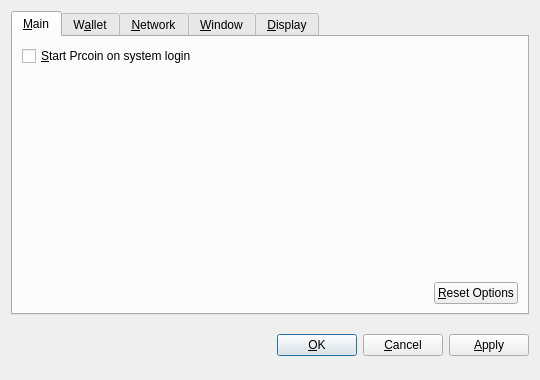
<?xml version="1.0" encoding="UTF-8"?>
<ui version="4.0">
 <class>OptionsDialog</class>
 <widget class="QDialog" name="OptionsDialog">
  <property name="geometry">
   <rect>
    <x>0</x>
    <y>0</y>
    <width>540</width>
    <height>380</height>
   </rect>
  </property>
  <property name="windowTitle">
   <string>Options</string>
  </property>
  <property name="modal">
   <bool>true</bool>
  </property>
  <layout class="QVBoxLayout" name="verticalLayout">
   <item>
    <widget class="QTabWidget" name="tabWidget">
     <property name="tabPosition">
      <enum>QTabWidget::North</enum>
     </property>
     <property name="currentIndex">
      <number>0</number>
     </property>
     <widget class="QWidget" name="tabMain">
      <attribute name="title">
       <string>&amp;Main</string>
      </attribute>
      <layout class="QVBoxLayout" name="verticalLayout_Main">
       <item>
        <widget class="QCheckBox" name="bitcoinAtStartup">
         <property name="toolTip">
          <string>Automatically start Prcoin after logging in to the system.</string>
         </property>
         <property name="text">
          <string>&amp;Start Prcoin on system login</string>
         </property>
        </widget>
       </item>
       <item>
        <spacer name="verticalSpacer_Main">
         <property name="orientation">
          <enum>Qt::Vertical</enum>
         </property>
         <property name="sizeHint" stdset="0">
          <size>
           <width>20</width>
           <height>40</height>
          </size>
         </property>
        </spacer>
       </item>
       <item>
        <layout class="QHBoxLayout" name="horizontalLayout_2_Main">
         <item>
          <spacer name="horizontalSpacer_2_Main">
           <property name="orientation">
            <enum>Qt::Horizontal</enum>
           </property>
           <property name="sizeHint" stdset="0">
            <size>
             <width>40</width>
             <height>20</height>
            </size>
           </property>
          </spacer>
         </item>
         <item>
          <widget class="QPushButton" name="resetButton">
           <property name="toolTip">
            <string>Reset all client options to default.</string>
           </property>
           <property name="text">
            <string>&amp;Reset Options</string>
           </property>
           <property name="autoDefault">
            <bool>false</bool>
           </property>
          </widget>
         </item>
        </layout>
       </item>
      </layout>
     </widget>
     <widget class="QWidget" name="tabWallet">
      <attribute name="title">
       <string>W&amp;allet</string>
      </attribute>
      <layout class="QVBoxLayout" name="verticalLayout_Network">
       <item>
        <widget class="QLabel" name="transactionFeeInfoLabel">
         <property name="text">
          <string>Optional transaction fee per kB that helps make sure your transactions are processed quickly. Most transactions are 1 kB.</string>
         </property>
         <property name="textFormat">
          <enum>Qt::PlainText</enum>
         </property>
         <property name="wordWrap">
          <bool>true</bool>
         </property>
        </widget>
       </item>
       <item>
        <layout class="QHBoxLayout" name="horizontalLayout_1_Main">
         <item>
          <widget class="QLabel" name="transactionFeeLabel">
           <property name="text">
            <string>Pay transaction &amp;fee</string>
           </property>
           <property name="textFormat">
            <enum>Qt::PlainText</enum>
           </property>
           <property name="buddy">
            <cstring>transactionFee</cstring>
           </property>
          </widget>
         </item>
         <item>
          <widget class="BitcoinAmountField" name="transactionFee"/>
         </item>
         <item>
          <spacer name="horizontalSpacer_1_Main">
           <property name="orientation">
            <enum>Qt::Horizontal</enum>
           </property>
           <property name="sizeHint" stdset="0">
            <size>
             <width>40</width>
             <height>20</height>
            </size>
           </property>
          </spacer>
         </item>
        </layout>
       </item>
       <item>
        <widget class="QLabel" name="label">
         <property name="text">
          <string>If you disable the spending of unconfirmed change, the change from a transaction cannot be used until that transaction has at least one confirmation. This also affects how your balance is computed.</string>
         </property>
         <property name="wordWrap">
          <bool>true</bool>
         </property>
        </widget>
       </item>
       <item>
        <widget class="QCheckBox" name="spendZeroConfChange">
         <property name="text">
          <string>Spend unconfirmed change  (experts only)</string>
         </property>
        </widget>
       </item>
       <item>
        <spacer name="verticalSpacer">
         <property name="orientation">
          <enum>Qt::Vertical</enum>
         </property>
         <property name="sizeHint" stdset="0">
          <size>
           <width>20</width>
           <height>40</height>
          </size>
         </property>
        </spacer>
       </item>
      </layout>
     </widget>
     <widget class="QWidget" name="tabNetwork">
      <attribute name="title">
       <string>&amp;Network</string>
      </attribute>
      <layout class="QVBoxLayout" name="verticalLayout_Network">
       <item>
        <widget class="QCheckBox" name="mapPortUpnp">
         <property name="toolTip">
          <string>Automatically open the Prcoin client port on the router. This only works when your router supports UPnP and it is enabled.</string>
         </property>
         <property name="text">
          <string>Map port using &amp;UPnP</string>
         </property>
        </widget>
       </item>
       <item>
        <widget class="QCheckBox" name="connectSocks">
         <property name="toolTip">
          <string>Connect to the Prcoin network through a SOCKS proxy (e.g. when connecting through Tor).</string>
         </property>
         <property name="text">
          <string>&amp;Connect through SOCKS proxy:</string>
         </property>
        </widget>
       </item>
       <item>
        <layout class="QHBoxLayout" name="horizontalLayout_Network">
         <item>
          <widget class="QLabel" name="proxyIpLabel">
           <property name="text">
            <string>Proxy &amp;IP:</string>
           </property>
           <property name="textFormat">
            <enum>Qt::PlainText</enum>
           </property>
           <property name="buddy">
            <cstring>proxyIp</cstring>
           </property>
          </widget>
         </item>
         <item>
          <widget class="QValidatedLineEdit" name="proxyIp">
           <property name="maximumSize">
            <size>
             <width>140</width>
             <height>16777215</height>
            </size>
           </property>
           <property name="toolTip">
            <string>IP address of the proxy (e.g. 127.0.0.1)</string>
           </property>
          </widget>
         </item>
         <item>
          <widget class="QLabel" name="proxyPortLabel">
           <property name="text">
            <string>&amp;Port:</string>
           </property>
           <property name="textFormat">
            <enum>Qt::PlainText</enum>
           </property>
           <property name="buddy">
            <cstring>proxyPort</cstring>
           </property>
          </widget>
         </item>
         <item>
          <widget class="QLineEdit" name="proxyPort">
           <property name="maximumSize">
            <size>
             <width>55</width>
             <height>16777215</height>
            </size>
           </property>
           <property name="toolTip">
            <string>Port of the proxy (e.g. 9050)</string>
           </property>
          </widget>
         </item>
         <item>
          <widget class="QLabel" name="socksVersionLabel">
           <property name="text">
            <string>SOCKS &amp;Version:</string>
           </property>
           <property name="textFormat">
            <enum>Qt::PlainText</enum>
           </property>
           <property name="buddy">
            <cstring>socksVersion</cstring>
           </property>
          </widget>
         </item>
         <item>
          <widget class="QValueComboBox" name="socksVersion">
           <property name="toolTip">
            <string>SOCKS version of the proxy (e.g. 5)</string>
           </property>
          </widget>
         </item>
         <item>
          <spacer name="horizontalSpacer_Network">
           <property name="orientation">
            <enum>Qt::Horizontal</enum>
           </property>
           <property name="sizeHint" stdset="0">
            <size>
             <width>40</width>
             <height>20</height>
            </size>
           </property>
          </spacer>
         </item>
        </layout>
       </item>
       <item>
        <spacer name="verticalSpacer_Network">
         <property name="orientation">
          <enum>Qt::Vertical</enum>
         </property>
         <property name="sizeHint" stdset="0">
          <size>
           <width>20</width>
           <height>40</height>
          </size>
         </property>
        </spacer>
       </item>
      </layout>
     </widget>
     <widget class="QWidget" name="tabWindow">
      <attribute name="title">
       <string>&amp;Window</string>
      </attribute>
      <layout class="QVBoxLayout" name="verticalLayout_Window">
       <item>
        <widget class="QCheckBox" name="minimizeToTray">
         <property name="toolTip">
          <string>Show only a tray icon after minimizing the window.</string>
         </property>
         <property name="text">
          <string>&amp;Minimize to the tray instead of the taskbar</string>
         </property>
        </widget>
       </item>
       <item>
        <widget class="QCheckBox" name="minimizeOnClose">
         <property name="toolTip">
          <string>Minimize instead of exit the application when the window is closed. When this option is enabled, the application will be closed only after selecting Quit in the menu.</string>
         </property>
         <property name="text">
          <string>M&amp;inimize on close</string>
         </property>
        </widget>
       </item>
       <item>
        <spacer name="verticalSpacer_Window">
         <property name="orientation">
          <enum>Qt::Vertical</enum>
         </property>
         <property name="sizeHint" stdset="0">
          <size>
           <width>20</width>
           <height>40</height>
          </size>
         </property>
        </spacer>
       </item>
      </layout>
     </widget>
     <widget class="QWidget" name="tabDisplay">
      <attribute name="title">
       <string>&amp;Display</string>
      </attribute>
      <layout class="QVBoxLayout" name="verticalLayout_Display">
       <item>
        <layout class="QHBoxLayout" name="horizontalLayout_1_Display">
         <item>
          <widget class="QLabel" name="langLabel">
           <property name="text">
            <string>User Interface &amp;language:</string>
           </property>
           <property name="textFormat">
            <enum>Qt::PlainText</enum>
           </property>
           <property name="buddy">
            <cstring>lang</cstring>
           </property>
          </widget>
         </item>
         <item>
          <widget class="QValueComboBox" name="lang">
           <property name="toolTip">
            <string>The user interface language can be set here. This setting will take effect after restarting Prcoin.</string>
           </property>
          </widget>
         </item>
        </layout>
       </item>
       <item>
        <layout class="QHBoxLayout" name="horizontalLayout_2_Display">
         <item>
          <widget class="QLabel" name="unitLabel">
           <property name="text">
            <string>&amp;Unit to show amounts in:</string>
           </property>
           <property name="textFormat">
            <enum>Qt::PlainText</enum>
           </property>
           <property name="buddy">
            <cstring>unit</cstring>
           </property>
          </widget>
         </item>
         <item>
          <widget class="QValueComboBox" name="unit">
           <property name="toolTip">
            <string>Choose the default subdivision unit to show in the interface and when sending coins.</string>
           </property>
          </widget>
         </item>
        </layout>
       </item>
       <item>
        <widget class="QCheckBox" name="displayAddresses">
         <property name="toolTip">
          <string>Whether to show Prcoin addresses in the transaction list or not.</string>
         </property>
         <property name="text">
          <string>&amp;Display addresses in transaction list</string>
         </property>
        </widget>
       </item>
       <item>
        <widget class="QCheckBox" name="coinControlFeatures">
         <property name="toolTip">
          <string>Whether to show coin control features or not.</string>
         </property>
         <property name="text">
          <string>Display coin &amp;control features (experts only!)</string>
         </property>
        </widget>
       </item>
       <item>
        <spacer name="verticalSpacer_Display">
         <property name="orientation">
          <enum>Qt::Vertical</enum>
         </property>
         <property name="sizeHint" stdset="0">
          <size>
           <width>20</width>
           <height>40</height>
          </size>
         </property>
        </spacer>
       </item>
      </layout>
     </widget>
    </widget>
   </item>
   <item>
    <layout class="QHBoxLayout" name="horizontalLayout_Buttons">
     <item>
      <spacer name="horizontalSpacer_1">
       <property name="orientation">
        <enum>Qt::Horizontal</enum>
       </property>
       <property name="sizeHint" stdset="0">
        <size>
         <width>40</width>
         <height>48</height>
        </size>
       </property>
      </spacer>
     </item>
     <item>
      <widget class="QLabel" name="statusLabel">
       <property name="font">
        <font>
         <weight>75</weight>
         <bold>true</bold>
        </font>
       </property>
       <property name="text">
        <string/>
       </property>
       <property name="textFormat">
        <enum>Qt::PlainText</enum>
       </property>
       <property name="wordWrap">
        <bool>true</bool>
       </property>
      </widget>
     </item>
     <item>
      <spacer name="horizontalSpacer_2">
       <property name="orientation">
        <enum>Qt::Horizontal</enum>
       </property>
       <property name="sizeHint" stdset="0">
        <size>
         <width>40</width>
         <height>48</height>
        </size>
       </property>
      </spacer>
     </item>
     <item>
      <widget class="QPushButton" name="okButton">
       <property name="text">
        <string>&amp;OK</string>
       </property>
      </widget>
     </item>
     <item>
      <widget class="QPushButton" name="cancelButton">
       <property name="text">
        <string>&amp;Cancel</string>
       </property>
       <property name="autoDefault">
        <bool>false</bool>
       </property>
      </widget>
     </item>
     <item>
      <widget class="QPushButton" name="applyButton">
       <property name="text">
        <string>&amp;Apply</string>
       </property>
       <property name="autoDefault">
        <bool>false</bool>
       </property>
      </widget>
     </item>
    </layout>
   </item>
  </layout>
 </widget>
 <customwidgets>
  <customwidget>
   <class>BitcoinAmountField</class>
   <extends>QSpinBox</extends>
   <header>bitcoinamountfield.h</header>
  </customwidget>
  <customwidget>
   <class>QValueComboBox</class>
   <extends>QComboBox</extends>
   <header>qvaluecombobox.h</header>
  </customwidget>
  <customwidget>
   <class>QValidatedLineEdit</class>
   <extends>QLineEdit</extends>
   <header>qvalidatedlineedit.h</header>
  </customwidget>
 </customwidgets>
 <resources/>
 <connections/>
</ui>
